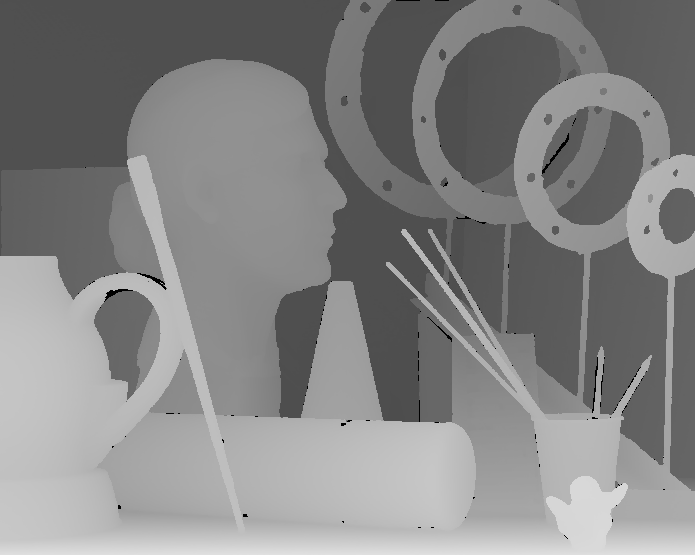
//> input picture assignment1/dataset/Art/disp1.png, 695 x 555 px
$ ./image_matching assignment1/dataset/Art/disp1.png assignment1/dataset/Art/disp5.png   (built with g++ and OpenCV 4)
//> lines starting //> are read from the running program, lines starting //| are printed output that depends on the picture
/*
 * Compiling
 * g++ image_matching.cpp -o image_matching -std=c++11 `pkg-config --cflags --libs opencv`
 * example of usage
 * ./image_matching ../middlebury/Art/view1.png  ../middlebury/Art/view5.png
 */


 /*
  * hints:
  * I have generated a disparity map using the OpenCV StereoBM and StereoSGBM functions and a pair of cameras.
  *
  */
#include <opencv2/core/core.hpp>
#include <opencv2/highgui/highgui.hpp>
#include <math.h>
#include <iostream>

#define window 11

using namespace cv;
using namespace std;

int main( int argc, char** argv )
{
    if( argc != 3)
    {
     cout <<" Usage: image_mattching imgL imgR" << endl;
     return -1;
    }

    Mat imgL;
    Mat imgR;
    Mat disp;
    imgL = imread(argv[1], cv::IMREAD_COLOR);   // Read input images
//> imgL is the input picture: 555 rows x 695 cols, CV_8UC3; min 0, max 224, mean 132.6
    imgR = imread(argv[2], cv::IMREAD_COLOR);
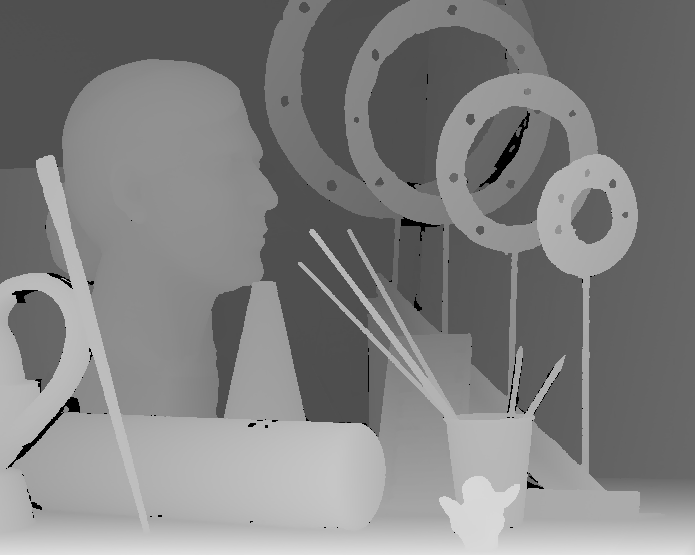
//> input picture assignment1/dataset/Art/disp5.png, 695 x 555 px
//> imgR is the input picture: 555 rows x 695 cols, CV_8UC3; min 0, max 224, mean 128.5

	//costructing dipsarity representing obj (gray scale - 1 channel)
	disp = Mat(imgL.rows,imgL.cols,CV_8UC1);

    if(! imgL.data )                              // Check for invalid input
    {
        cout <<  "Could not open or find the image"<<argv[1]<< std::endl ;
        return -1;
    }
	if(! imgR.data )
    {
        cout <<  "Could not open or find the image"<<argv[2]<< std::endl ;
        return -1;
    }

    //accessing each pixel
	for(int i=0; i<imgR.rows; i++){
		for(int j=0; j<imgR.cols; j++) {

			//foreach pixel I'm getting the disparty looking in the window of the left heand side img
			int minScore = INT_MAX;
			int dMin;

			int r = i - window;
			int rLimit = i + window;

			//cheking not to go out of bounds
			if (r < 0)
				r = 0;
			if (rLimit > imgR.rows)
				rLimit = imgR.rows;

			for (; r < rLimit; r++){

				int k = j - window;
				int kLimit = j + window;


				//cheking not to go out of bounds
				if (k<0)
					k = 0;
				if (kLimit > imgR.cols)
					kLimit = imgR.cols;

				for (; k < kLimit; k++){
					int scoreR = pow(imgL.at<cv::Vec3b>(i,j)[0] - imgR.at<cv::Vec3b>(i,k)[0],2);
					int scoreG = pow(imgL.at<cv::Vec3b>(i,j)[1] - imgR.at<cv::Vec3b>(i,k)[1],2);
					int scoreB = pow(imgL.at<cv::Vec3b>(i,j)[2] - imgR.at<cv::Vec3b>(i,k)[2],2);

					int matchingScore = scoreR + scoreG + scoreB;

					if (minScore > matchingScore) {
						minScore = matchingScore;
						dMin = k;
					}
				}
			}

			//dispartiy is distance from the pixel

			disp.at<uchar>(i,j) = dMin - j;
		}
	}
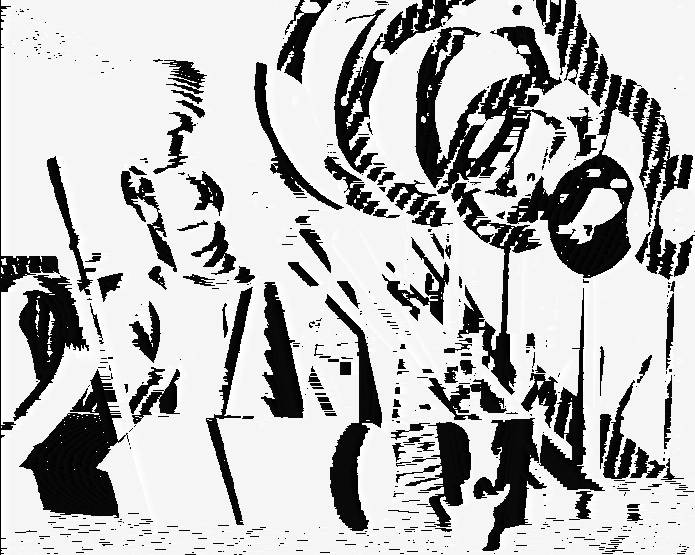
//> disp: 555 rows x 695 cols, CV_8UC1; min 0, max 255, mean 184.9


    namedWindow( "Left hend side image", WINDOW_AUTOSIZE );// Create a window for display.
    imshow( "Left hend side image", imgL );                   // Show our image inside it.

    namedWindow( "Rigth hend side image", WINDOW_AUTOSIZE );
    imshow( "Rigth hend side image", imgR );

    namedWindow( "Disparity image", WINDOW_AUTOSIZE );
    imshow( "Disparity image", disp );


    waitKey(0);                                          // Wait for a keystroke in the window
    return 0;
}
